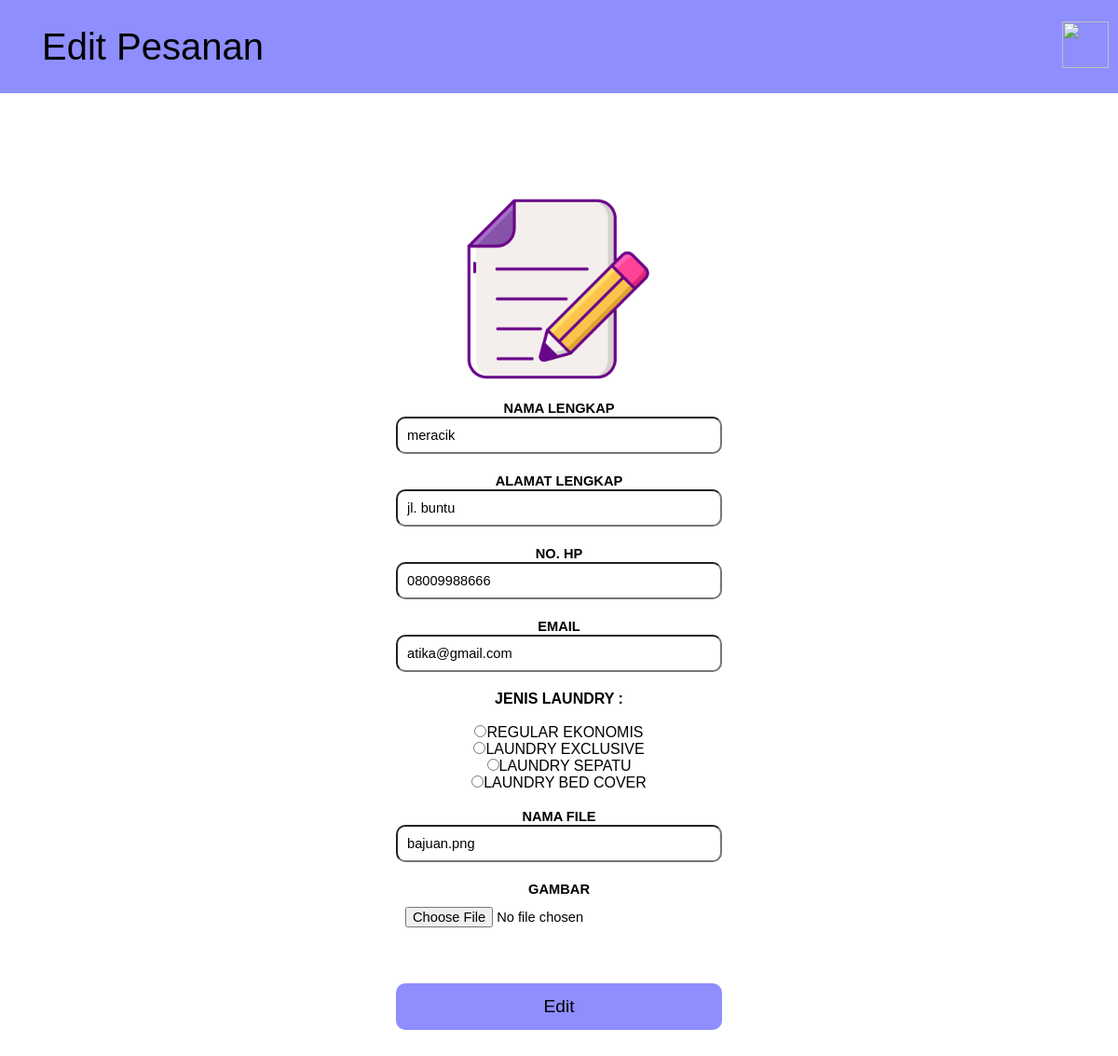
The page /edit.php?id=50 (signed in) on the database its author committed.
### tables this page shows
CREATE TABLE `gambar` (
  `id_gambar` int(11) NOT NULL,
  `id` int(11) NOT NULL,
  `nama_file` varchar(64) NOT NULL,
  `file` varchar(64) NOT NULL,
  `waktu` datetime NOT NULL
);

CREATE TABLE `laundry` (
  `id` int(11) NOT NULL,
  `id_user` int(11) NOT NULL,
  `nama` varchar(100) NOT NULL,
  `alamat` text NOT NULL,
  `telpon` varchar(25) NOT NULL,
  `email` varchar(100) NOT NULL,
  `jenis` varchar(100) NOT NULL
);

### edit.php (the view, shortened to what this page needs)
<?php
require "koneksi.php";
if (isset($_GET['id'])) {
    $query = mysqli_query($db, "SELECT * FROM laundry JOIN gambar on laundry.id = gambar.id WHERE laundry.id = $_GET[id]");
    $result = mysqli_fetch_assoc($query);
    $nama = $result['nama'];
    $alamat = $result['alamat'];
    $telpon = $result['telpon'];
    $email = $result['email'];
    $oldpict = $result['file'];
}
?>
<!DOCTYPE html>
<html lang="en">
<head>
    <link rel="stylesheet" href="css/styleData.css">
    <link rel="stylesheet" href="css/stylesheet.css">
</head>
<body>
    <div class="header">
        <div class="nama-header">Edit Pesanan</div>
        <div class="list-header">
            <ul>
                <li><button id="switch"><img src="images/night-mode.png" width="50px" height="50px"></button></li>
            </ul>
        </div>
    </div>
    <div class="pesananBox">
        <div class="pesanan">
            <center>
                <div class="coba-pesan">
                    <center><img src="images/edit-info.png" width="200px" height="200px"></center>
                </div>
                <form action="" method="post" enctype="multipart/form-data">
                    <label for=""><b>Nama Lengkap </b></label><br>
                    <input type="text" name="nama" class="pesan-item" value='<?= $nama ?>'><br>
                    <label for=""><b>Alamat Lengkap </b></label><br>
                    <input type="text" name="alamat" class="pesan-item" value='<?= $alamat ?>'><br>
                    <label for=""><b>No. HP </b></label><br>
                    <input type="text" name="telpon" class="pesan-item" value='<?= $telpon ?>'><br>
                    <label for=""><b>Email </b></label><br>
                    <input type="email" name="email" class="pesan-item" value='<?= $email ?>'><br>
                    <p><b>Jenis Laundry : </b></p><br>
                    <p><input type="radio" name="jenis" value="Regular Ekonomis">Regular Ekonomis</p>
                    <p><input type="radio" name="jenis" value="Laundry Exclusive">Laundry Exclusive</p>
                    <p><input type="radio" name="jenis" value="Laundry Sepatu">Laundry Sepatu</p>
                    <p><input type="radio" name="jenis" value="Laundry Bed Cover">Laundry Bed Cover</p><br>
                    <label for="nama_gambar"><b>Nama File </b></label>
                    <input type="text" name="nama_gambar" class="pesan-item" value='<?= $oldpict ?>'>
                    <label for="gambar"><b>Gambar </b></label>
                    <input type="file" name="gambar" class="pesan-item" value='<?= $gambar ?>'>
                    <input type="submit" name="submit" value="Edit" class="button-edit">
                </form>
            </center>
        </div>
    </div>
</body>
</html>

### css/styleData.css (style rules this page uses)
* { margin: 0; padding: 0; font-family: 'Lucida Sans', 'Lucida Sans Regular', 'Lucida Grande', 'Lucida Sans Unicode', Geneva, Verdana, sans-serif; }
.pesananBox { width: 350px; margin: 80px auto; padding: 30px 20px; }
.pesanan { text-align: center; text-transform: uppercase; }
.coba-pesan { padding-bottom: 15px; }
label { font-size: 11pt; }
.pesan-item { box-sizing : border-box; width: 100%; padding: 10px; font-size: 11pt; margin-bottom: 20px; border-radius: 10px; }
.button-edit { width: 100%; height: 50px; margin-top: 30px; font-size: larger; border-style: none; border-radius: 10px; background-color: rgb(142, 142, 255); color: black; }

### css/stylesheet.css (style rules this page uses)
* { margin: 0; padding: 0; }
.header { background-color: rgb(142, 142, 255); color: black; height: 100px; display: flex; justify-content:space-between ; align-items: center; }
.nama-header { float: left; font-size: 40px; padding: 25px 45px; }
.list-header ul { display: flex; align-items: center; justify-content: flex-end; }
.list-header ul li { padding: 0 10px; }
body { font-family: 'Lucida Sans', 'Lucida Sans Regular', 'Lucida Grande', 'Lucida Sans Unicode', Geneva, Verdana, sans-serif; }
li { list-style: none; float :left; font-size: 20px; }
#switch { background-color: rgb(142, 142, 255); border: none; }
label { font-size: 11pt; }

### rows shown on the page
gambar: nama "meracik", alamat "jl. buntu", telpon "08009988666", email "atika@gmail.com", nama_gambar "bajuan.png"
